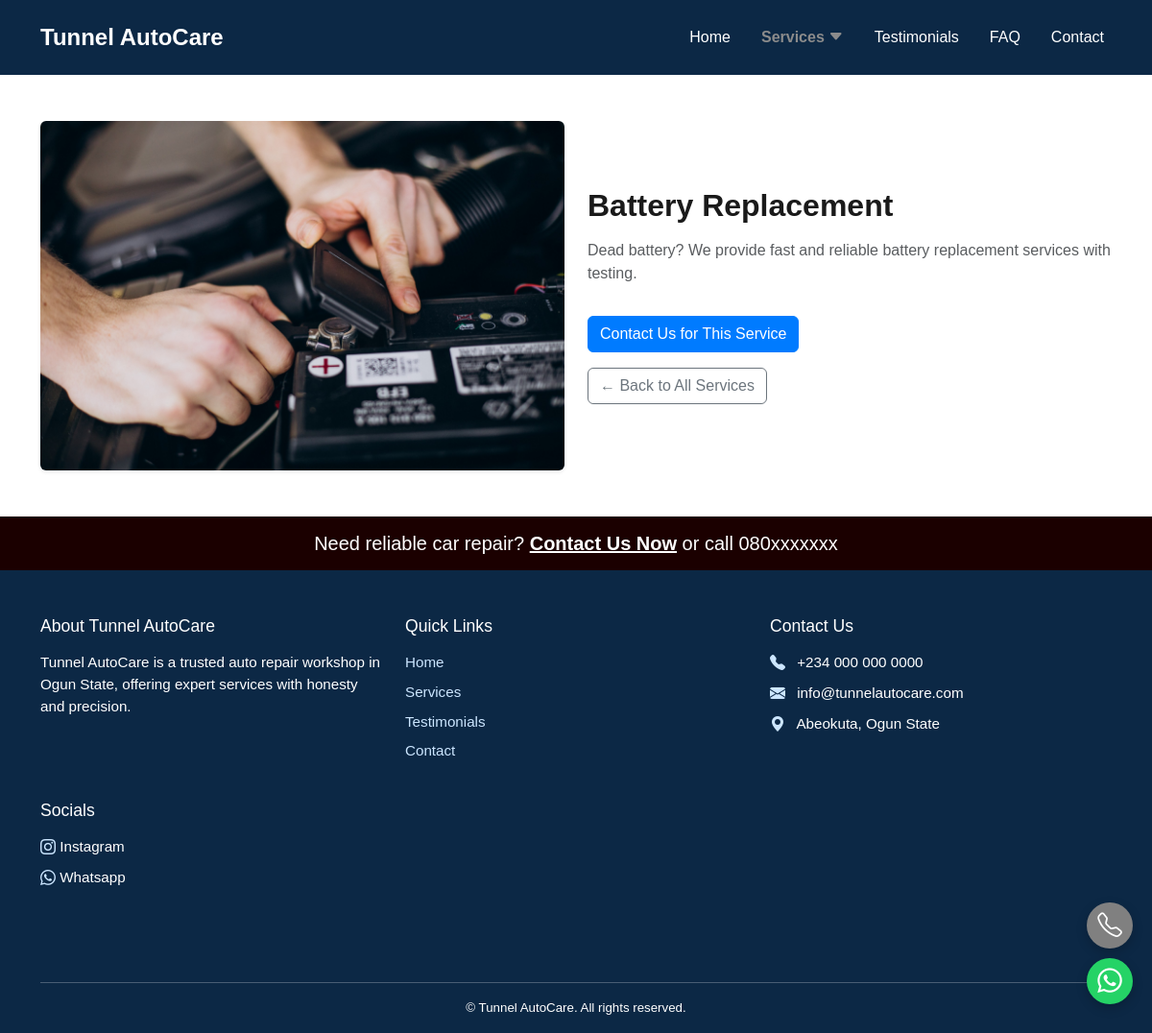
Screenshot of /services/battery-replacement/ with the database file from the repository.
### webpages/models.py (models this page shows, shortened)
class Service(models.Model):
    title = models.CharField(max_length=100)
    description = models.TextField()
    image = models.ImageField(upload_to='services/', blank=True, null=True)
    slug = models.SlugField(unique=True, blank=True)

### webpages/views.py (the view)
# urls.py: path('services/<slug:slug>/', views.service_detail, name='service_detail'),
def service_detail(request, slug):
    service = get_object_or_404(Service, slug=slug)
    return render(request, 'webpages/service_detail.html', {'service': service})

### webpages/context_processors.py (called while the page is built)
def services_dropdown(request):
    services = Service.objects.all().order_by('title')[:6]
    return {'services_nav': services}

### webpages/templates/webpages/service_detail.html (shortened to what this page needs)
{% extends 'webpages/base.html' %}
{% block content %}
<section class="py-5">
  <div class="container">
    <div class="row align-items-center">
      <div class="col-md-6 mb-4 mb-md-0">
        <img src="{{ service.image.url }}" alt="{{ service.title }}" class="img-fluid rounded shadow-sm">
      </div>
      <div class="col-md-6">
        <h2 class="fw-bold mb-3">{{ service.title }}</h2>
        <p class="text-muted">{{ service.description }}</p>
        <a href="{% url 'contact' %}" class="btn btn-primary mt-3">Contact Us for This Service</a>
        <br>
        <a href="{% url 'services' %}" class="btn btn-outline-secondary mt-3">← Back to All Services</a>
      </div>
    </div>
  </div>
</section>
{% endblock %}

### static/webpages/css/style.css (style rules this page uses)
body { background-color: #ffffff; color: #1a1a1a; font-family: 'Georgia', sans-serif; margin: 0; padding: 0; }
.btn-primary { background-color: #007bff; border-color: #007bff; transition: background-color 0.3s ease; }

### rows the page displays
Service: image (picture), title "Battery Replacement", description "Dead battery? We provide fast and reliable battery replacement services with testing."
